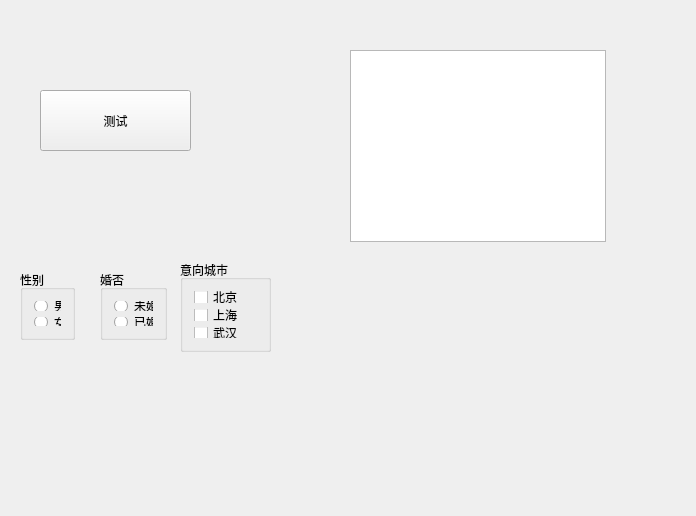
<?xml version="1.0" encoding="UTF-8"?>
<ui version="4.0">
 <class>Widget</class>
 <widget class="QWidget" name="Widget">
  <property name="geometry">
   <rect>
    <x>0</x>
    <y>0</y>
    <width>696</width>
    <height>516</height>
   </rect>
  </property>
  <property name="windowTitle">
   <string>Widget</string>
  </property>
  <widget class="QToolButton" name="toolButton">
   <property name="geometry">
    <rect>
     <x>40</x>
     <y>90</y>
     <width>151</width>
     <height>61</height>
    </rect>
   </property>
   <property name="text">
    <string>测试</string>
   </property>
   <property name="icon">
    <iconset resource="res.qrc">
     <normaloff>:/Image/test.jpg</normaloff>:/Image/test.jpg</iconset>
   </property>
   <property name="iconSize">
    <size>
     <width>32</width>
     <height>32</height>
    </size>
   </property>
   <property name="toolButtonStyle">
    <enum>Qt::ToolButtonTextBesideIcon</enum>
   </property>
   <property name="autoRaise">
    <bool>false</bool>
   </property>
  </widget>
  <widget class="QGroupBox" name="groupBox">
   <property name="geometry">
    <rect>
     <x>20</x>
     <y>270</y>
     <width>55</width>
     <height>70</height>
    </rect>
   </property>
   <property name="title">
    <string>性别</string>
   </property>
   <layout class="QVBoxLayout" name="verticalLayout">
    <item>
     <widget class="QRadioButton" name="rBtnMan">
      <property name="text">
       <string>男</string>
      </property>
     </widget>
    </item>
    <item>
     <widget class="QRadioButton" name="rBtnWoman">
      <property name="text">
       <string>女</string>
      </property>
     </widget>
    </item>
   </layout>
  </widget>
  <widget class="QGroupBox" name="groupBox_2">
   <property name="geometry">
    <rect>
     <x>100</x>
     <y>270</y>
     <width>67</width>
     <height>70</height>
    </rect>
   </property>
   <property name="title">
    <string>婚否</string>
   </property>
   <layout class="QVBoxLayout" name="verticalLayout_2">
    <item>
     <widget class="QRadioButton" name="radioButton_3">
      <property name="text">
       <string>未婚</string>
      </property>
     </widget>
    </item>
    <item>
     <widget class="QRadioButton" name="radioButton_4">
      <property name="text">
       <string>已婚</string>
      </property>
     </widget>
    </item>
   </layout>
  </widget>
  <widget class="QGroupBox" name="groupBox_3">
   <property name="geometry">
    <rect>
     <x>180</x>
     <y>260</y>
     <width>91</width>
     <height>92</height>
    </rect>
   </property>
   <property name="title">
    <string>意向城市</string>
   </property>
   <layout class="QVBoxLayout" name="verticalLayout_3">
    <item>
     <widget class="QCheckBox" name="checkBox">
      <property name="text">
       <string>北京</string>
      </property>
     </widget>
    </item>
    <item>
     <widget class="QCheckBox" name="checkBox_2">
      <property name="text">
       <string>上海</string>
      </property>
     </widget>
    </item>
    <item>
     <widget class="QCheckBox" name="cBoxWH">
      <property name="text">
       <string>武汉</string>
      </property>
     </widget>
    </item>
   </layout>
  </widget>
  <widget class="QListWidget" name="listWidget">
   <property name="geometry">
    <rect>
     <x>350</x>
     <y>50</y>
     <width>256</width>
     <height>192</height>
    </rect>
   </property>
  </widget>
 </widget>
 <layoutdefault spacing="6" margin="11"/>
 <resources>
  <include location="res.qrc"/>
 </resources>
 <connections/>
</ui>
